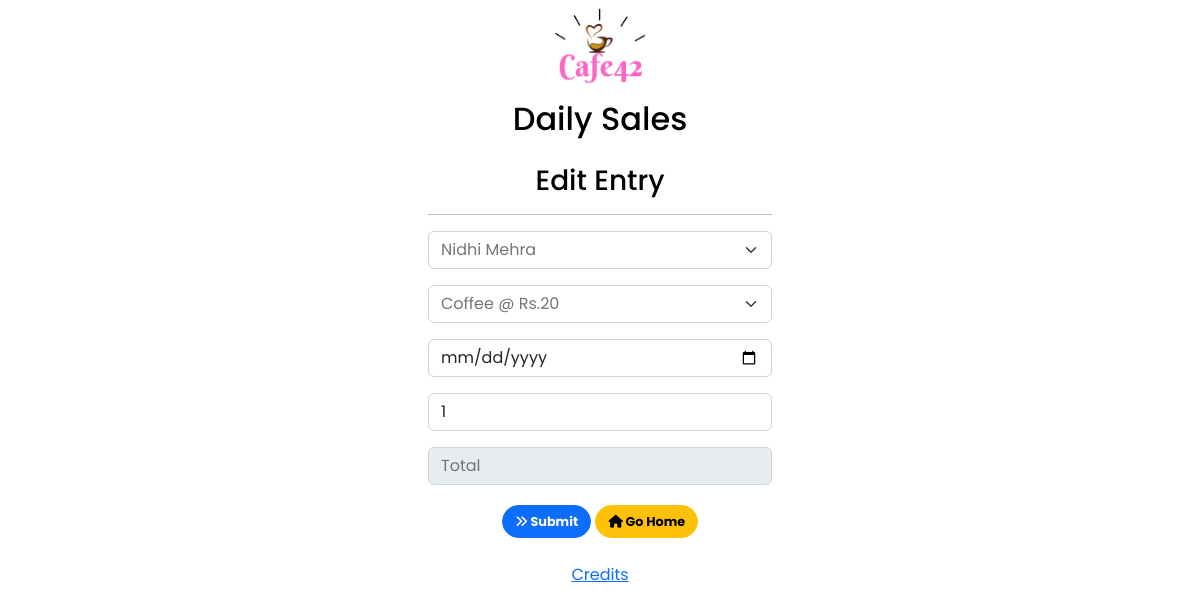
The app's page /editEntry/8 (signed in) with its own data.
### tables this page shows
CREATE TABLE cafe42sales (
	"UID"	INTEGER PRIMARY KEY AUTOINCREMENT,
	"NAME"	TEXT,
	"ITEM"	TEXT,
	"QUANTITY"	INTEGER,
	"TOTAL"	INTEGER,
	"DATE"	TEXT,
	"ENTRYDATE" DATETIME DEFAULT (DATETIME('now', 'localtime')) );

### cafe42app.py (the view, shortened to what this page needs)
@app.route("/editEntry/<string:uid>", methods = ['POST','GET'])
def editEntry(uid):
    if ('logged_in' not in session) or (session['logged_in'] != True):
        flash('Logged out. Please Login', 'info')
        return redirect(url_for("login"))
    con = sql.connect("cafe42.db")
    con.row_factory = sql.Row
    cur = con.cursor()
    cur.execute("SELECT * FROM cafe42sales WHERE UID = ?",(uid,))
    data = cur.fetchone()
    return render_template("editEntry.html", title = 'Edit Entry', datas = data)

### cafe42app.py (called while the page is built)
@app.before_request
def before_request():
    session.permanent = True
    app.permanent_session_lifetime = timedelta(minutes=5)

### templates/editEntry.html (shortened to what this page needs)
{% include 'head.html' %}
{% block body %}
	<div class='row'>
		<div class='col-md-4 mx-auto'>
			<h3 class="text-center">Edit Entry</h3><hr>
			<form class="text-center" method='post' action='{{url_for("editEntry",uid=datas.UID)}}'>
				<div class='form-group my-3'>
					<input list="names" type="text" name="name" id="name" required class="form-select" placeholder="{{datas.NAME}}">
				</div>
				<div class='form-group my-3'>
					<input list="items" type="text" name="item" id="item" required class="form-select" placeholder="{{datas.ITEM}}">
				</div>
				<div class='form-group my-3'>
					<input type='date' name='date' id='date' required class='form-control' value="{{datas.DATE}}">
				</div>
				<div class='form-group my-3'>
					<input type='number' name='quantity' id='quantity' required class='form-control' min='1' value='{{datas.QUANTITY}}'>
				</div>
				<div class='form-group my-3'>
					<input type='number' name='total' id='total' required class='form-control' placeholder='Total' disabled>
				</div>
				<button type='submit' class='btn btn-primary my-1'><i class="fa-solid fa-angles-right"></i> Submit</button>
				<a type="button" class="btn btn-warning my-1" href="/home"><i class="fa-solid fa-home"></i> Go Home</a>
			</form>
		</div>
	</div>
{% endblock %}
{% include 'footer.html' %}

### templates/head.html (style rules this page uses)
body { max-height: 650px; max-width: 90%; margin: auto; font-family: 'Poppins', sans-serif; background-color: white; color: black; }
.btn { font-size: 0.8rem; border-radius: 50rem !important; font-weight: 700; }

### records on screen
cafe42sales: name "Nidhi Mehra", item "Coffee @ Rs.20", quantity "1"
